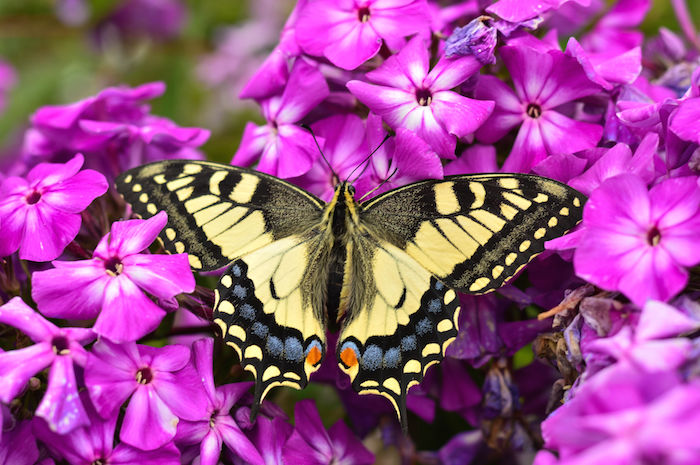
%> input picture Project 2/data/Butterfly.jpg, 700 x 465 px
$ octave --eval "result = calculeazaEnergie(imread('../data/Butterfly.jpg'));"   (GNU Octave 9; MATLAB toolbox functions it lacks are replaced by stand-ins)
%> lines starting %> are read from the running program, lines starting %| are printed output that depends on the picture
function E = calculeazaEnergie(img)
%calculeaza energia la fiecare pixel pe baza gradientului
%input: img - imaginea initiala
%output: E - energia

%urmati urmatorii pasi:
%transformati imaginea in grayscale
%folositi un filtru sobel pentru a calcula gradientul in directia x si y
%calculati magnitudiena gradientului
%E - energia = gradientul imaginii
%completati aici codul vostru

img_gri = rgb2gray(img);
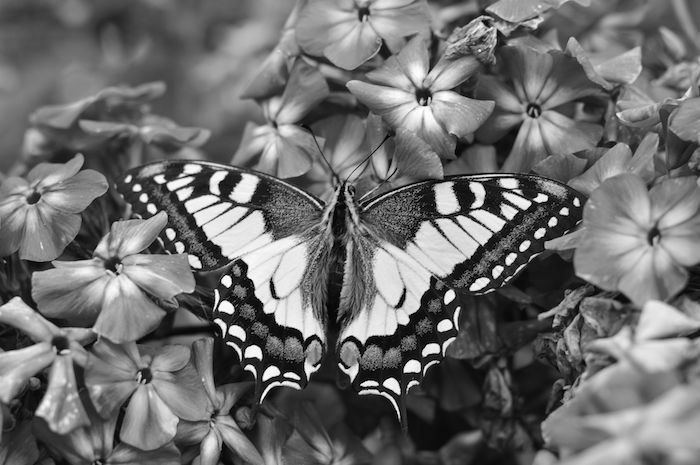
%> img_gri: size 465x700 uint8; min 0, max 255, mean 110
img_x = imfilter(double(img_gri), fspecial('sobel'));
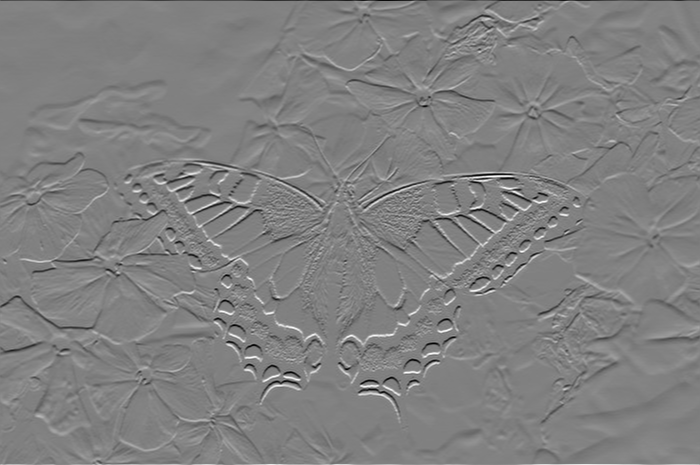
%> img_x: size 465x700 double; min -955, max 935, mean 0.2; drawn with min black and max white
img_y = imfilter(double(img_gri'), fspecial('sobel'));
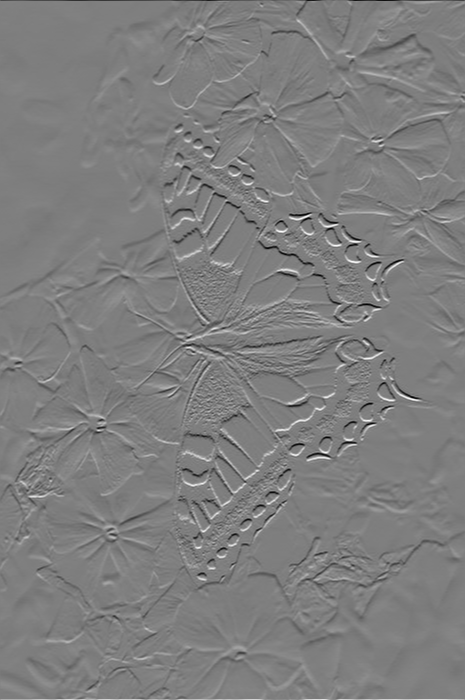
%> img_y: size 700x465 double; min -958, max 969, mean -0.1; drawn with min black and max white
E = abs(img_x)+abs(img_y');
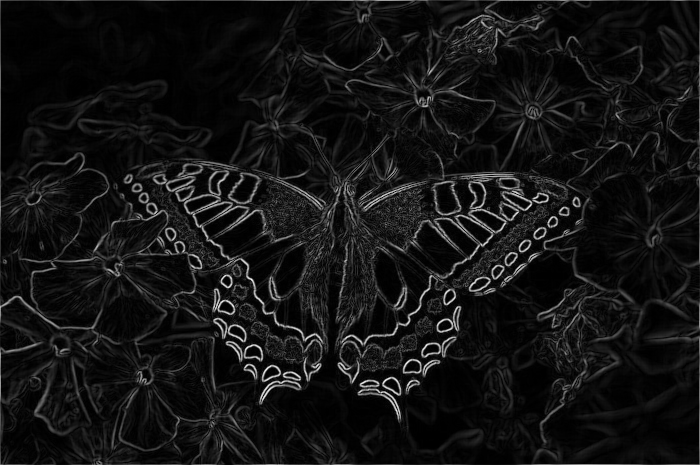
%> E: size 465x700 double; min 0, max 1412, mean 109.5; drawn with min black and max white

$ run again, on Project 2/data/Hank_Moody.jpg
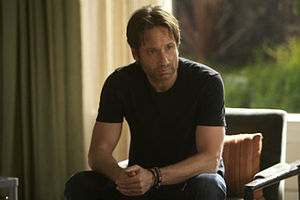
%> input picture Project 2/data/Hank_Moody.jpg, 300 x 200 px
%> in calculeazaEnergie, `img_y = imfilter(double(img_gri'), fspecial('sobel'));`:
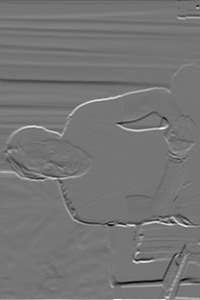
%> img_y: size 300x200 double; min -874, max 1016, mean -0.9; drawn with min black and max white
%> in calculeazaEnergie, `E = abs(img_x)+abs(img_y');`:
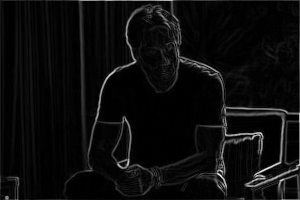
%> E: size 200x300 double; min 0, max 1464, mean 73; drawn with min black and max white

$ run again, on Project 2/data/Hank_Moodygreedyredimensionat.jpg
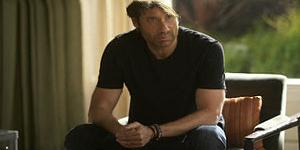
%> input picture Project 2/data/Hank_Moodygreedyredimensionat.jpg, 300 x 150 px
%> in calculeazaEnergie, `img_y = imfilter(double(img_gri'), fspecial('sobel'));`:
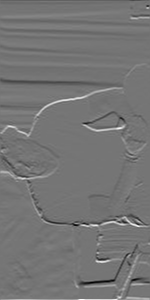
%> img_y: size 300x150 double; min -870, max 1017, mean -0.9; drawn with min black and max white
%> in calculeazaEnergie, `E = abs(img_x)+abs(img_y');`:
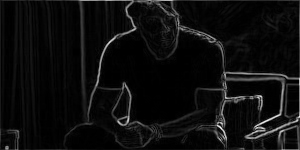
%> E: size 150x300 double; min 0, max 1444, mean 79.5; drawn with min black and max white
